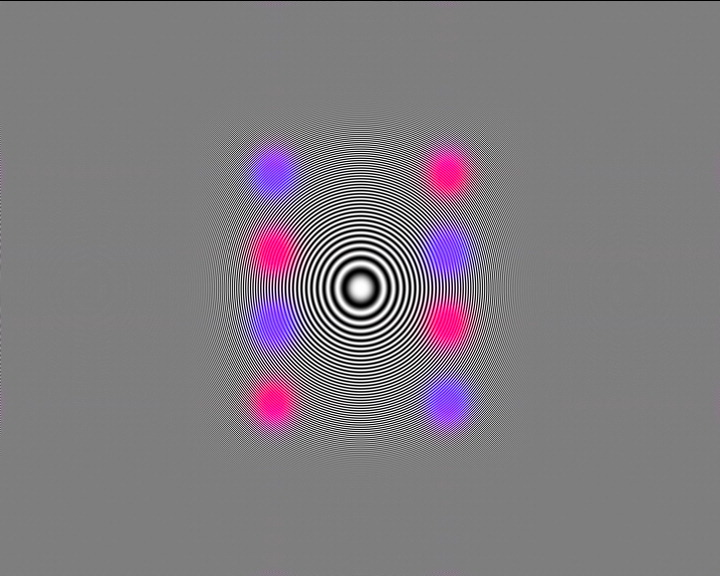
#> input picture Exercise3/zone.jpg, 720 x 576 px
$ python backgroundSubtraction.py
#> lines starting #> are read from the running program, lines starting #| are printed output that depends on the picture; after the words box and inside, x2 and y2 are one past the last pixel; in counts of white or black regions, pixels touching at a corner belong together
### Exercise3/Test1.py

from pylab import *
import cv2

#----------------------------Functions

# [83 lines left out: functions show1_OpenCV, show2_OpenCV, show1_pylab, show2_pylab, showAll_OpenCV, showAll_PyLab and 4 more, not called in this run]

def resizeImgOdd(I, sampleFactor):
    return I[1::sampleFactor, 1::sampleFactor]


def resizeWithOpenCV(I, *size):
    return cv2.resize(I, *size)


##------------------------------Main body

# Loading an image using openCV
I1=cv2.imread("zone.jpg")
#> I1 is the input picture: shape (576, 720, 3); mean B, G, R 128.7, 123.5, 128.4
I2 = cv2.cvtColor(I1, cv2.COLOR_RGB2GRAY)#Changing color to gray scale

# [21 lines of commented-out code are left out]


### Exercise3/backgroundSubtraction.py
from pylab import *
import cv2
import Test1 as t

#load the video
cap = cv2.VideoCapture("/Developer/GitRepos/ITU-Image-Analysis-2013-EXERCISES/Exercise3/GreenScreen(lowMP4).mp4")
cv2.namedWindow("input")

#Get the first frame and get the video size
f, backGround = cap.read()
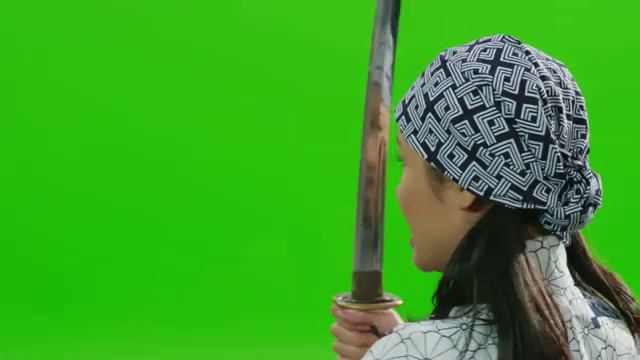
#> input picture frame 26 of Exercise3/GreenScreen(lowMP4).mp4, 640 x 360 px
#> backGround is the input picture: shape (360, 640, 3); mean B, G, R 37.1, 162.4, 60.2
(w,h,t)= shape(backGround)
#> w = 360; h = 640; t = 3

#Load an image as the stationary backGround
backGround=cv2.imread("/Developer/GitRepos/ITU-Image-Analysis-2013-EXERCISES/Exercise3/GreenScreen(lowMP4)_Green.jpg", cv2.COLOR_RGB2GRAY)
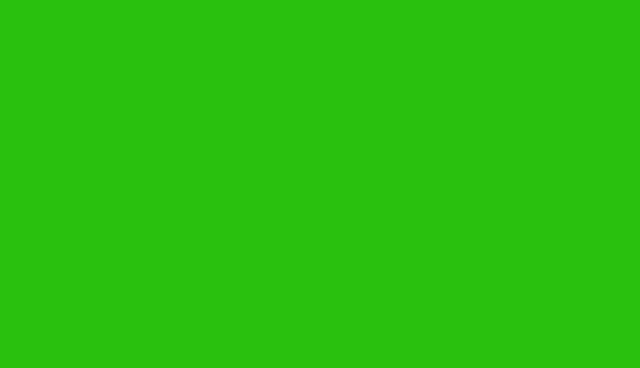
#> input picture Exercise3/GreenScreen(lowMP4)_Green.jpg, 640 x 368 px, found by its file name
#> backGround is the input picture: shape (368, 640, 3); mean B, G, R 14, 193, 41
backGround=cv2.resize(backGround, (h,w))
#> backGround: shape (360, 640, 3)
[RBack, GBack, BBack] = cv2.split(backGround)
#> RBack: shape (360, 640); every value is 14
#> GBack: shape (360, 640); every value is 193
#> BBack: shape (360, 640); every value is 41
backGround=cv2.cvtColor(backGround, cv2.COLOR_RGB2GRAY)
#> backGround: shape (360, 640); every value is 122


newBackGround = cv2.imread("GreenScreen(lowMP4)_Background.jpg")
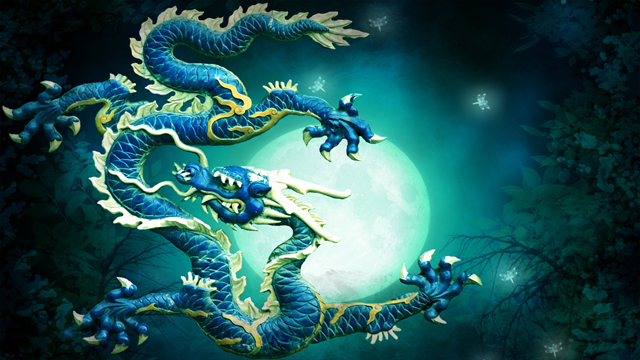
#> input picture Exercise3/GreenScreen(lowMP4)_Background.jpg, 640 x 360 px
#> newBackGround is the input picture: shape (360, 640, 3); mean B, G, R 88.3, 87.9, 36.7
newBackGround = cv2.resize(newBackGround, (h,w))


while(f):
    f, img = cap.read()
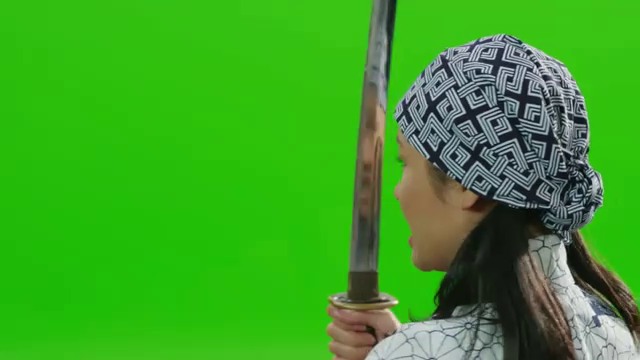
#> input picture frame 27 of Exercise3/GreenScreen(lowMP4).mp4, 640 x 360 px
#> img is the input picture: shape (360, 640, 3); mean B, G, R 37.1, 162.5, 60.4

    if f==True:
        img_backup = copy(img)
        [R,G,B] = cv2.split(img)
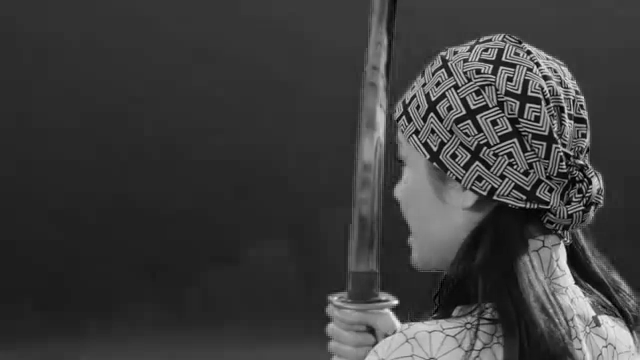
#> B: shape (360, 640); min 0, max 250, mean 60.4

        R = cv2.absdiff(R, RBack) #Subtracting each color channel of current frame with each channel of bcg
        G = cv2.absdiff(G, GBack)
        B = cv2.absdiff(B, BBack)

        img = cv2.addWeighted(R, 0.5, G, 0.5,0) #Merging channels
#> img: shape (360, 640)
        img = cv2.addWeighted(img, 0.5, B, 0.5,0)

        #img = cv2.cvtColor(img, cv2.COLOR_RGB2GRAY)

        #img = cv2.absdiff(img, backGround)
        (thresh, thr) = cv2.threshold(img, 40, 255, cv2.THRESH_BINARY) #Applying threshold
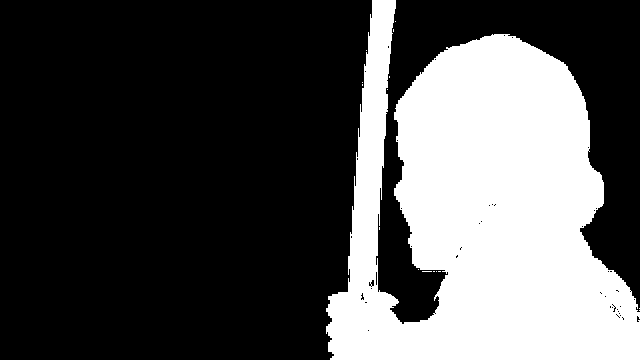
#> thr: shape (360, 640); 31.3% white; 16 white regions (15 under 20 px), largest, box (x1, y1, x2, y2) and area: (326, 0, 640, 360) 72163

        msk = 255 - thr

        msk = cv2.cvtColor(msk, cv2.COLOR_GRAY2RGB)
        thr = cv2.cvtColor(thr, cv2.COLOR_GRAY2RGB)

        I1 = cv2.bitwise_and(img_backup, thr)
#> I1: shape (360, 640, 3)
        I2 = cv2.bitwise_and(newBackGround, msk)
#> I2: shape (360, 640, 3)

        Imixed = cv2.bitwise_or(I1,I2)
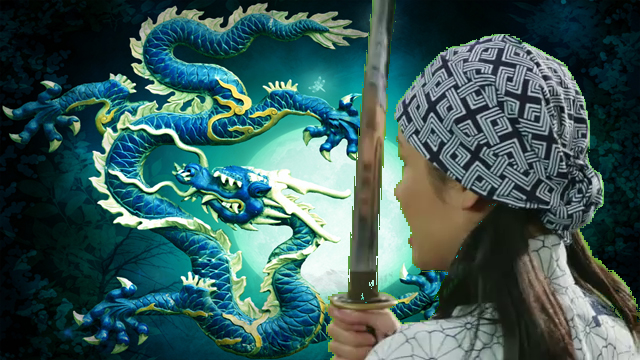
#> Imixed: shape (360, 640, 3); mean B, G, R 88.9, 91.4, 58.9

        cv2.imshow("input", Imixed)
        ch = cv2.waitKey(1)
#> (key Esc is pressed here)

        if ch == 32:#  Break by SPACE key
            break
#--------------------
